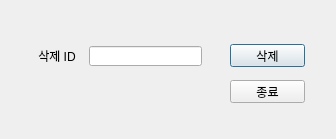
<?xml version="1.0" encoding="UTF-8"?>
<ui version="4.0">
 <class>DeleteDlg</class>
 <widget class="QDialog" name="DeleteDlg">
  <property name="geometry">
   <rect>
    <x>0</x>
    <y>0</y>
    <width>336</width>
    <height>139</height>
   </rect>
  </property>
  <property name="windowTitle">
   <string>Delete</string>
  </property>
  <widget class="QLabel" name="DeleteDlg_label_id">
   <property name="geometry">
    <rect>
     <x>30</x>
     <y>50</y>
     <width>54</width>
     <height>12</height>
    </rect>
   </property>
   <property name="text">
    <string>삭제 ID</string>
   </property>
   <property name="alignment">
    <set>Qt::AlignCenter</set>
   </property>
  </widget>
  <widget class="QLineEdit" name="DeleteDlg_lineEdit_id">
   <property name="geometry">
    <rect>
     <x>89</x>
     <y>46</y>
     <width>113</width>
     <height>20</height>
    </rect>
   </property>
  </widget>
  <widget class="QPushButton" name="DeleteDlg_btn_Delete">
   <property name="geometry">
    <rect>
     <x>230</x>
     <y>44</y>
     <width>75</width>
     <height>23</height>
    </rect>
   </property>
   <property name="text">
    <string>삭제</string>
   </property>
  </widget>
  <widget class="QPushButton" name="DeleteDlg_btn_Close">
   <property name="geometry">
    <rect>
     <x>230</x>
     <y>80</y>
     <width>75</width>
     <height>23</height>
    </rect>
   </property>
   <property name="text">
    <string>종료</string>
   </property>
  </widget>
 </widget>
 <resources/>
 <connections/>
</ui>
